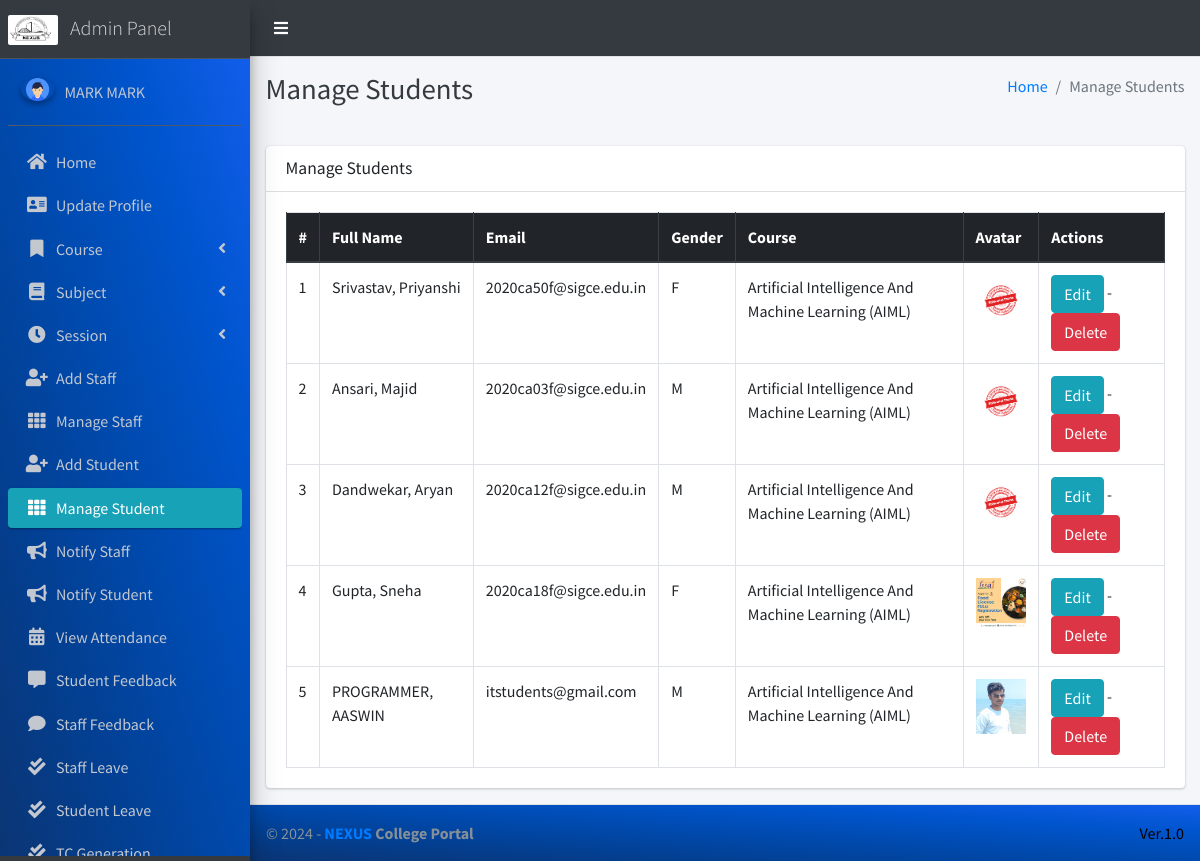
Page /student/manage/ (signed in) on the committed database.
### main_app/models.py (models this page shows, shortened)
class CustomUser(AbstractUser):
    USER_TYPE = ((1, "HOD"), (2, "Staff"), (3, "Student"))
    GENDER = [("M", "Male"), ("F", "Female")]
    username = None  # Removed username, using email instead
    email = models.EmailField(unique=True)
    user_type = models.CharField(default=1, choices=USER_TYPE, max_length=1)
    gender = models.CharField(max_length=1, choices=GENDER)
    profile_pic = models.ImageField()
    address = models.TextField()
    fcm_token = models.TextField(default="")  # For firebase notifications
    created_at = models.DateTimeField(auto_now_add=True)
    updated_at = models.DateTimeField(auto_now=True)
    USERNAME_FIELD = "email"
    REQUIRED_FIELDS = []
    objects = CustomUserManager()
    def __str__(self):
        return  self.first_name + " " + self.last_name

class Student(models.Model):
    admin = models.OneToOneField(CustomUser, on_delete=models.CASCADE)
    course = models.ForeignKey(Course, on_delete=models.DO_NOTHING, null=True, blank=False)
    session = models.ForeignKey(Session, on_delete=models.DO_NOTHING, null=True)

class Course(models.Model):
    name = models.CharField(max_length=120)
    created_at = models.DateTimeField(auto_now_add=True)
    updated_at = models.DateTimeField(auto_now=True)

### main_app/hod_views.py (the view)
# urls.py: path("student/manage/", hod_views.manage_student, name='manage_student'),
def manage_student(request):
    students = CustomUser.objects.filter(user_type=3)
    context = {
        'students': students,
        'page_title': 'Manage Students'
    }
    return render(request, "hod_template/manage_student.html", context)

### main_app/templates/hod_template/manage_student.html
{% extends 'main_app/base.html' %}
{% load static %}
{% block page_title %}{{page_title}}{% endblock page_title %}
{% block content %}
<section class="content">
    <div class="container-fluid">
        <div class="row">
            <div class="col-md-12">
                <div class="card">
                    <div class="card-header">
                        <h3 class="card-title">{{page_title}}</h3>
                    </div>
                    <div class="card-body">
                        <table id="example2" class="table table-bordered table-hover">
                            <thead class="thead-dark">
                                <tr>
                                    <th>#</th>
                                    <th>Full Name</th>
                                    <th>Email</th>
                                    <th>Gender</th>
                                    <th>Course</th>
                                    <th>Avatar</th>
                                    <th>Actions</th>
                                </tr>
                            </thead>
                            <tbody>
                                {% for student in students %}
                                <tr>
                                    <td>{{ forloop.counter }}</td>
                                    <td>{{student.last_name}}, {{student.first_name}}</td>
                                    <td>{{student.email}}</td>
                                    <td>{{student.gender}}</td>
                                    <td>{{student.student.course.name}}</td>
                                    <td>
                                        {% if student.profile_pic == ""  %}
                                        No Image
                                        {% else %}
                                        <img class="img img-fluid mb-2" height="56" width="56"
                                            src="{{student.profile_pic}}" alt="">
                                        {% endif %}
                                    </td>
                                    <td><a href="{% url 'edit_student' student.student.id %}" class="btn btn-info">Edit</a> -
                                        <a href="{% url 'delete_student' student.student.id %}" class="btn btn-danger" onclick="return confirm('Are you sure about this ?')">Delete</a>
                                    </td>
                                </tr>
                                {% endfor %}
                            </tbody>
                        </table>
                    </div>
                </div>
            </div>
        </div>
    </div>
</section>
{% endblock content %}

### main_app/templates/main_app/sidebar_template.html (shortened to what this page needs)
{% load static %}
<aside class="main-sidebar sidebar-dark-info elevation-4">
    {% if request.user.user_type == '1' %}
    <a href="{% url 'admin_home' %}" class="brand-link">
        <img src="{% static 'dist/img/NEXUS.png' %}" alt="" style="width: 50px; height: 30px; border-radius: 2px;">
        <span class="brand-text font-weight-light ml-2"  >Admin Panel</span>
    </a>
    <div class="sidebar" style="background-image: linear-gradient(to right top, #0b3574, #033f91, #004aae, #0054cc, #125eeb);">
        <div class="user-panel mt-3 pb-3 mb-3 d-flex">
            <div class="image">
                <img src="{{ request.user.profile_pic}}" class="img-circle elevation-2" alt="User Image">
            </div>
            <div class="info">
                <a href="#" class="d-block">{{user}}</a>
            </div>
        </div>
        <nav class="mt-2">
            <ul class="nav nav-pills nav-sidebar flex-column" data-widget="treeview" role="menu" data-accordion="false">
                <li class="nav-item">
                    {% url 'admin_home' as admin_home %}
                    <a href="{{admin_home}}" class="nav-link {% if admin_home == request.path %} active {% endif %}">
                        <i class="nav-icon fas fa-home"></i>
                        <p>
                            Home
                        </p>
                    </a>
                </li>
                <li class="nav-item">
                    {% url 'admin_view_profile' as admin_view_profile %}
                    <a href="{{admin_view_profile}}"
                        class="nav-link {% if admin_view_profile == request.path %} active {% endif %}">
                        <i class="nav-icon fas fa-address-card"></i>
                        <p>
                            Update Profile
                        </p>
                    </a>
                </li>
                <li class="nav-item has-treeview">
                    <a href="#" class="nav-link" >
                        <i class="nav-icon fas fa-bookmark"></i>
                        <p>
                            Course
                            <i class="fas fa-angle-left right"></i>
                        </p>
                    </a>
                </li>
                <li class="nav-item has-treeview">
                    <a href="#" class="nav-link">
                        <i class="nav-icon fas fa-book"></i>
                        <p>
                            Subject
                            <i class="fas fa-angle-left right"></i>
                        </p>
                    </a>
                </li>
                <li class="nav-item has-treeview">
                    <a href="#" class="nav-link">
                        <i  class="nav-icon fas fa-clock"></i>
                        <p>
                            Session
                            <i class="fas fa-angle-left right"></i>
                        </p>
                    </a>
                </li>
                <li class="nav-item">
                    {% url 'add_staff' as add_staff %}
                    <a href="{{add_staff}}" class="nav-link {% if add_staff == request.path %} active {% endif %}">
                        <i class="nav-icon fas fa-user-plus"></i>
                        <p>
                            Add Staff
                        </p>
                    </a>
                </li>
                <li class="nav-item">
                    {% url 'manage_staff' as manage_staff %}
                    {% url 'edit_staff' staff_id as edit_staff %}
                    <a href="{{manage_staff}}"
                        class="nav-link {% if manage_staff == request.path or request.path == edit_staff %} active {% endif %}">
                        <i class="nav-icon fas fa-th"></i>
                        <p>
                            Manage Staff
                        </p>
                    </a>
                </li>
                <li class="nav-item">
                    {% url 'add_student' as add_student%}
                    <a href="{{add_student}}" class="nav-link  {% if add_student == request.path %} active {% endif %}">
                        <i class="nav-icon fas fa-user-plus"></i>
                        <p>
                            Add Student
                        </p>
                    </a>
                </li>
                <li class="nav-item">
                    {% url 'manage_student' as manage_student %}
                    {% url 'edit_student' student_id as edit_student %}
                    <a href="{{manage_student}}"
                        class="nav-link  {% if edit_student == request.path or manage_student == request.path %} active {% endif %}">
                        <i class="nav-icon fas fa-th"></i>
                        <p>
                            Manage Student
                        </p>
                    </a>
                </li>
                <li class="nav-item">
                    {% url 'admin_notify_staff' as admin_notify_staff %}
                    <a href="{{admin_notify_staff}}"
                        class="nav-link {% if admin_notify_staff == request.path %} active {% endif %}">
                        <i class="nav-icon fas fa-bullhorn"></i>
                        <p>
                            Notify Staff
                        </p>
                    </a>
                </li>
                <li class="nav-item">
                    {% url 'admin_notify_student' as admin_notify_student %}
                    <a href="{{admin_notify_student}}"
                        class="nav-link {% if admin_notify_student == request.path %} active {% endif %}">
                        <i class="nav-icon fas fa-bullhorn"></i>
                        <p>
                            Notify Student
                        </p>
                    </a>
                </li>
                <li class="nav-item">
                    {% url 'admin_view_attendance' as admin_view_attendance %}
                <li class="nav-item">
                    <a href="{{admin_view_attendance}}"
                        class="nav-link  {% if admin_view_attendance == request.path %} active {% endif %}">
                        <i class="nav-icon fas fa-calendar-alt"></i>
                        <p>
                            View Attendance
                        </p>
                    </a>
                </li>
                <li class="nav-item">
                    {% url 'student_feedback_message' as student_feedback_message %}
                    <a href="{{ student_feedback_message }}"
                        class="nav-link  {% if student_feedback_message == request.path %} active {% endif %}">
                        <i class="nav-icon fas fa-comment-alt"></i>
                        <p>
                            Student Feedback
                        </p>
                    </a>
                </li>
                <li class="nav-item">
                    {% url 'staff_feedback_message' as staff_feedback_message %}
                    <a href="{{staff_feedback_message}}"
                        class="nav-link   {% if staff_feedback_message == request.path %} active {% endif %}">
                        <i  class="nav-icon fas fa-comment"></i>
                        <p>
                            Staff Feedback
                        </p>
                    </a>
                </li>
                <li class="nav-item">
                    {% url 'view_staff_leave' as view_staff_leave %}
                    <a href="{{view_staff_leave}}"
                        class="nav-link  {% if view_staff_leave == request.path %} active {% endif %}">
                        <i  class="nav-icon fas fa-check-double"></i>
                        <p>
                            Staff Leave
                        </p>
                    </a>
                </li>
                <li class="nav-item">
                    {% url 'view_student_leave' as view_student_leave %}
                    <a href="{% url 'view_student_leave' %}"
                        class="nav-link  {% if view_student_leave == request.path %} active {% endif %}">
                        <i  class="nav-icon fas fa-check-double"></i>
                        <p>
                            Student Leave
                        </p>
                    </a>
                    <a href="{% url 'tcgeneration' %}"
                    class="nav-link  {% if view_student_leave == request.path %} active {% endif %}">
                    <i  class="nav-icon fas fa-check-double"></i>
                    <p>
                    </p>
                </a>
                </li>
                                        {% endif %}
                                    </ul>
                                </nav>
                            </div>
</aside>

### rows in the picture
CustomUser: user.profile_pic (picture), first_name+last_name "MARK MARK"
CustomUser: last_name "Srivastav", first_name "Priyanshi", email "2020ca50f@sigce.edu.in", gender "F", student.course.name "Artificial Intelligence And Machine Learning (AIML)"
CustomUser: last_name "Ansari", first_name "Majid", email "2020ca03f@sigce.edu.in", gender "M", student.course.name "Artificial Intelligence And Machine Learning (AIML)"
CustomUser: last_name "Dandwekar", first_name "Aryan", email "2020ca12f@sigce.edu.in", gender "M", student.course.name "Artificial Intelligence And Machine Learning (AIML)"
CustomUser: last_name "Gupta", first_name "Sneha", email "2020ca18f@sigce.edu.in", gender "F", student.course.name "Artificial Intelligence And Machine Learning (AIML)", shows a picture
CustomUser: last_name "PROGRAMMER", first_name "AASWIN", email "itstudents@gmail.com", gender "M", student.course.name "Artificial Intelligence And Machine Learning (AIML)", profile_pic (picture)

### other values in the picture
{{ page_title }} "Manage Students"
